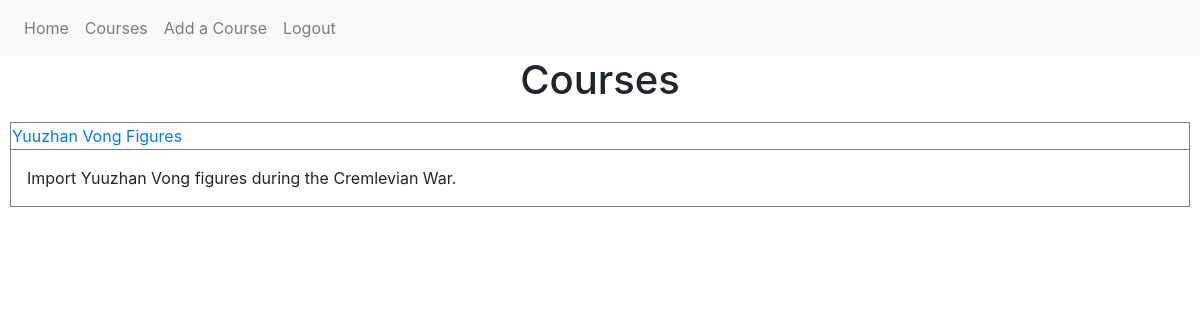
Before: /course/home (signed in) with the older database file.
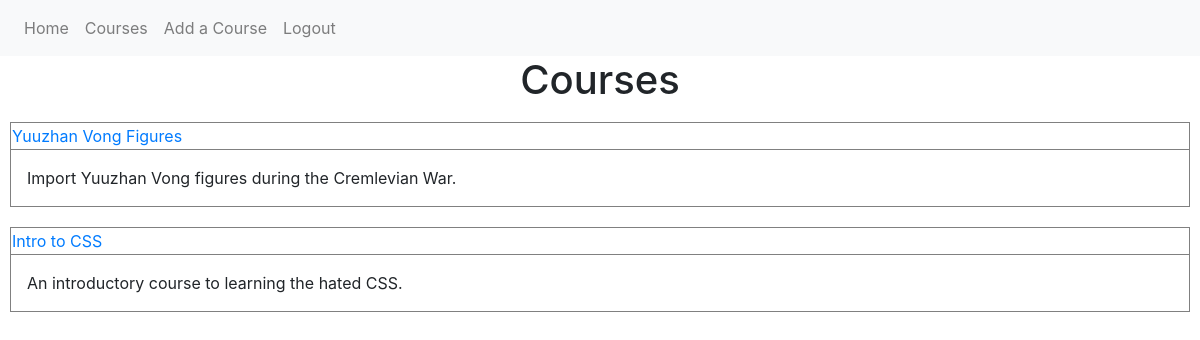
After: the same page with the newer database file.
### guide_and_teach/models.py (models this page shows, shortened)
class Course(db.Model):
    id = db.Column(db.Integer, primary_key=True)
    course_title = db.Column(db.String(100), nullable=False)
    course_desc = db.Column(db.Text, nullable=False)
    user_id = db.Column(db.Integer, db.ForeignKey('user.id'), nullable=False)
    student = db.relationship('Student', backref='course', lazy=True)

### guide_and_teach/routes.py (the view)
@app.route('/course/home')
@login_required
def course_home():
    courses = Course.query.all()
    return render_template('courses_page.html', title='Courses', courses=courses)

### guide_and_teach/models.py (called while the page is built)
@login_manager.user_loader
def load_user(user_id):
    return User.query.get(int(user_id))

### guide_and_teach/templates/courses_page.html
{% extends "layout.html" %}
{% block content %}
    <h1>Courses</h1>
    {% for course in courses %}
    {% if course.user == current_user %}
        <article>
            <table class="yes">
                <thead>
                    <tr>
                        <td><a href="{{ url_for('single_course', course_id=course.id) }}">{{ course.course_title }}</a></td>
                    </tr>
                </thead>
                <tbody>
                    <tr>
                        <td>
                            <p>{{ course.course_desc }}</p>
                        </td>
                    </tr>
                </tbody>
            </table>
        </article>
    {% endif %}
    {% endfor %}
{% endblock content %}

### guide_and_teach/templates/layout.html (shortened to what this page needs)
<!DOCTYPE html>
<html>
<head>
    <link rel="stylesheet" href="https://stackpath.bootstrapcdn.com/bootstrap/4.5.2/css/bootstrap.min.css">
    <link rel="stylesheet" type="text/css" href="{{ url_for('static', filename='style.css') }}">
</head>
<body>
    <nav class="navbar navbar-expand-lg navbar-light bg-light">
      {% if current_user.is_authenticated %}
        <div class="" id="navbarSupportedContent">
          <ul class="navbar-nav mr-auto">
            <li class="nav-item">
              <a class="nav-link" href="{{ url_for('home') }}">Home</a>
            </li>
            <li class="nav-item">
              <a class="nav-link" href="{{ url_for('course_home') }}">Courses</a>
            </li>
            <li class="nav-item">
              <a class="nav-link" href="{{ url_for('create_course') }}">Add a Course</a>
            </li>
            <li class="nav-item">
              <a class="nav-link" href="{{ url_for('logout') }}">Logout</a>
            </li>
          </ul>
        </div>
        {% endif %}
      </nav>
    {% block content %}{% endblock %}
</body>
</html>

### guide_and_teach/static/style.css (style rules this page uses)
p { padding: 10px; margin: 5px; }
article { display: flex; flex-direction: column; }
table { border: 1px solid black; margin: 10px; }
thead { border: 1px solid black; margin: 5px; }
tr { border: 1px solid black ; }
td { border: .5px solid grey; margin-left: 2px; margin-right: 2px; }
h1 { text-align: center; }

Changed rows visible on the page:
added Course: course_title "Intro to CSS", course_desc "An introductory course to learning the hated CSS."
